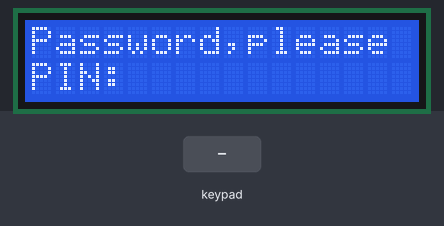
Bench run of a sketch on a simulated Arduino Uno, built with avr-gcc and run on an emulated ATmega328P. Shown: 16×2 character LCD. The test bench sets the inputs (shaded band). What the sketch prints to the serial monitor is not drawn.

Above: at 1.2 s.
1.3 s: keypad keys 7 4 1 4 pressed 0.4 s apart
At 4.5 s:
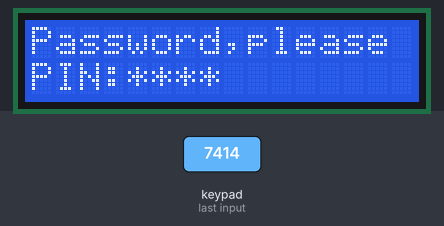
5.9 s: keypad keys 0 0 0 0 pressed 0.4 s apart
At 8.8 s:
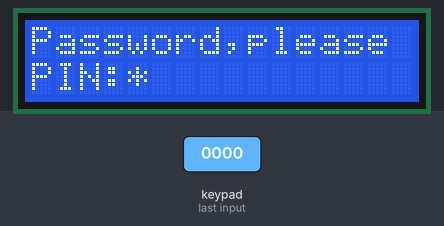
10.5 s: key 'A' pressed
13.5 s: key '1' pressed
At 16.3 s:
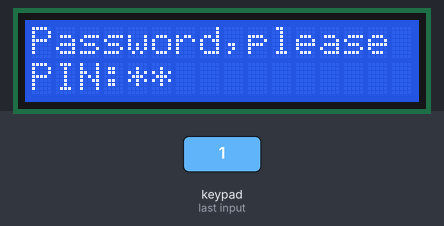
16.5 s: key '2' pressed
At 17.7 s:
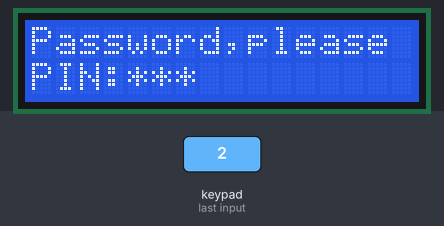
18.5 s: keypad keys 7 4 1 4 # pressed 0.4 s apart
At 21.6 s:
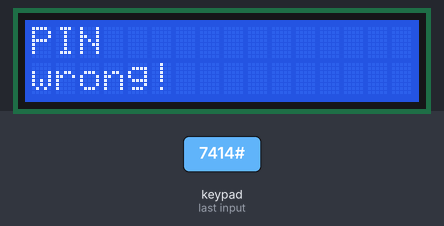
Timing chart, 0 to 23.1 s (numbered marks = the images above; inputs shaded):
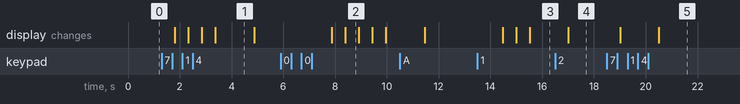

The sketch:

b0941075.ino
```cpp
#include <LiquidCrystal.h>
#include <Keypad.h>    // 引用Keypad程式庫
LiquidCrystal lcd(8, 9, 4, 5, 6, 7);

#define KEY_ROWS 4 // 按鍵模組的列數
#define KEY_COLS 4 // 按鍵模組的行數
int x=0;
// 依照行、列排列的按鍵字元（二維陣列）
char keymap[KEY_ROWS][KEY_COLS] = {
  {'1', '2', '3', 'A'},
  {'4', '5', '6', 'B'},
  {'7', '8', '9', 'C'},
  {'*', '0', '#', 'D'}
};
byte colPins[KEY_COLS] = {19, 18, 17, 16};     // 按鍵模組，行1~4接腳。
byte rowPins[KEY_ROWS] = {13, 12, 11, 10}; // 按鍵模組，列1~4接腳。
// 初始化Keypad物件
// 語法：Keypad(makeKeymap(按鍵字元的二維陣列), 模組列接腳, 模組行接腳, 模組列數, 模組行數)
Keypad myKeypad = Keypad(makeKeymap(keymap), rowPins, colPins, KEY_ROWS, KEY_COLS);
char password[4]={'7','4','1','4'}; //密碼
char inputCode[4]={'0','0','0','0'};//輸入的4位數

void setup() {
  lcd.begin(16, 2);
   Serial.begin(9600);
   lcd.setCursor(0,0);
   lcd.print("Password,please");
   lcd.setCursor(0,1);
   lcd.print("PIN:");
   lcd.setCursor(4,1);
}

void loop() {
  // 透過Keypad物件的getKey()方法讀取按鍵的字元

  char key = myKeypad.getKey();
  if (key){  // 若有按鍵被按下…
    Serial.println(key);// 顯示按鍵的字元
    delay(500);
    lcd.print("*");
    inputCode[x]= key;
     x++;
     Serial.println(password);
     Serial.println(inputCode);
  }
  if(x==4){
    x=0;
    delay(1500);
    if(password[0]==inputCode[0]&&password[1]==inputCode[1]&&password[2]==inputCode[2]&&password[3]==inputCode[3]){//判定密碼是否輸入正確
      lcd.clear();
      lcd.setCursor(0,0);
      lcd.print("Hello");
      lcd.setCursor(0,1);
      lcd.print("Good to see you");
      delay(3000);
      lcd.clear();
      lcd.setCursor(0,0);
      lcd.print("Password,please");
      lcd.setCursor(0,1);
      lcd.print("PIN:");
      char inputCode[4]={'0','0','0','0'};
    }else{
      lcd.clear();
      lcd.setCursor(0,0);
      lcd.print("PIN");
      lcd.setCursor(0,1);
      lcd.print("wrong!");
      delay(3000);
      lcd.clear();
      lcd.setCursor(0,0);
      lcd.print("Password,please");
      lcd.setCursor(0,1);
      lcd.print("PIN:");
      char inputCode[4]={'0','0','0','0'};
      }
  }


  }
```

Measured:
- after the input at 1.3 s, the display: first changes after 0.50 s (image 1 shows a later state)
- after the input at 5.9 s, the display: first differs from a run without the input after 2.5 s (image 2)
- after the input at 13.5 s, the display: first differs from a run without the input after 2.0 s (image 3)
- after the input at 16.5 s, the display: changes after 0.51 s (image 4)
- after the input at 18.5 s, the display: first changes after 0.51 s (image 5 shows a later state)
- what the display in image 1 shows lasts 1.5 s, from 3.4 s to 4.9 s
- what the display in image 2 shows lasts 0.5 s, from 8.4 s to 8.9 s
